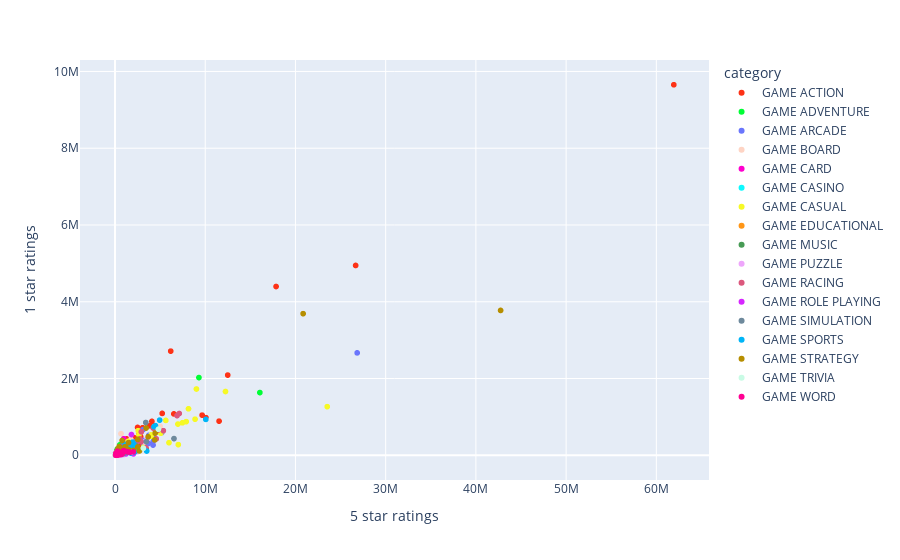

Here is the notebook cell this chart was saved with:
### Code cell
plotly_5star = px.scatter(android,x="5 star ratings", y="1 star ratings", hover_name="title", color="category", 
                          color_discrete_sequence=px.colors.qualitative.Light24)
plotly_5star.show()
